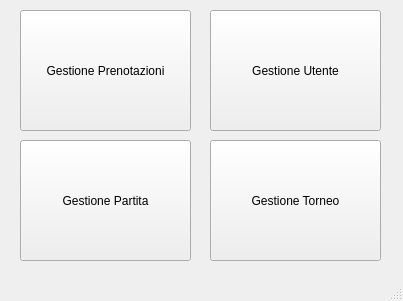
<?xml version="1.0" encoding="UTF-8"?>
<ui version="4.0">
 <class>MainWindow</class>
 <widget class="QMainWindow" name="MainWindow">
  <property name="geometry">
   <rect>
    <x>0</x>
    <y>0</y>
    <width>403</width>
    <height>301</height>
   </rect>
  </property>
  <property name="windowTitle">
   <string>MainWindow</string>
  </property>
  <widget class="QWidget" name="centralwidget">
   <widget class="QPushButton" name="pushButton_3">
    <property name="geometry">
     <rect>
      <x>20</x>
      <y>140</y>
      <width>171</width>
      <height>121</height>
     </rect>
    </property>
    <property name="text">
     <string>Gestione Partita</string>
    </property>
   </widget>
   <widget class="QPushButton" name="pushButton_2">
    <property name="geometry">
     <rect>
      <x>210</x>
      <y>10</y>
      <width>171</width>
      <height>121</height>
     </rect>
    </property>
    <property name="text">
     <string>Gestione Utente</string>
    </property>
   </widget>
   <widget class="QPushButton" name="pushButton_4">
    <property name="geometry">
     <rect>
      <x>210</x>
      <y>140</y>
      <width>171</width>
      <height>121</height>
     </rect>
    </property>
    <property name="text">
     <string>Gestione Torneo</string>
    </property>
   </widget>
   <widget class="QPushButton" name="pushButton">
    <property name="geometry">
     <rect>
      <x>20</x>
      <y>10</y>
      <width>171</width>
      <height>121</height>
     </rect>
    </property>
    <property name="text">
     <string>Gestione Prenotazioni</string>
    </property>
   </widget>
  </widget>
  <widget class="QStatusBar" name="statusbar"/>
 </widget>
 <resources/>
 <connections/>
</ui>
